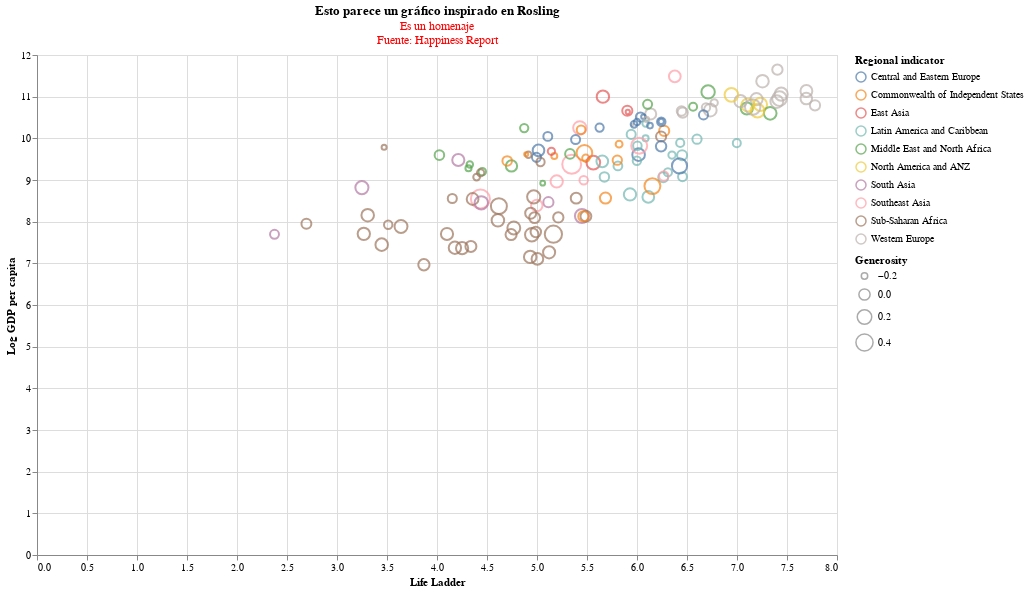

The code cell stored with this chart in its notebook:
### Code cell
# Poniendo título a nuestro gráfico 
alt.Chart(happy, height = 500, width = 800).mark_point().encode(
    x = alt.X("Life Ladder:Q"),
    y = alt.Y("Log GDP per capita:Q"),
    color = alt.Color("Regional indicator"),
    size = alt.Size('Generosity')
    ).interactive().properties(
    title={
      "text": ["Esto parece un gráfico inspirado en Rosling"], 
      "subtitle": ["Es un homenaje",
                   "Fuente: Happiness Report"],
      "color": "Black",
      "subtitleColor": "Red"
    })

### Figure 1 — Vega-Lite specification as saved in the notebook (floating-point values rounded to 4 significant figures; data arrays with more than 128 entries replaced by an {"elided": "..."} marker saying what was removed)
{"usermeta": {"embedOptions": {"theme": "urbaninstitute"}}, "config": {"view": {"continuousWidth": 400, "continuousHeight": 300}}, "data": {"name": "data-47ad6161b4b1992334eddc97066a403a"}, "mark": "point", "encoding": {"color": {"type": "nominal", "field": "Regional indicator"}, "size": {"type": "quantitative", "field": "Generosity"}, "x": {"type": "quantitative", "field": "Life Ladder"}, "y": {"type": "quantitative", "field": "Log GDP per capita"}}, "height": 500, "selection": {"selector026": {"type": "interval", "bind": "scales", "encodings": ["x", "y"]}}, "title": {"text": ["Esto parece un gráfico inspirado en Rosling"], "subtitle": ["Es un homenaje", "Fuente: Happiness Report"], "color": "Black", "subtitleColor": "Red"}, "width": 800, "$schema": "https://vega.github.io/schema/vega-lite/v4.8.1.json", "datasets": {"data-47ad6161b4b1992334eddc97066a403a": {"elided": "144 records"}}}
